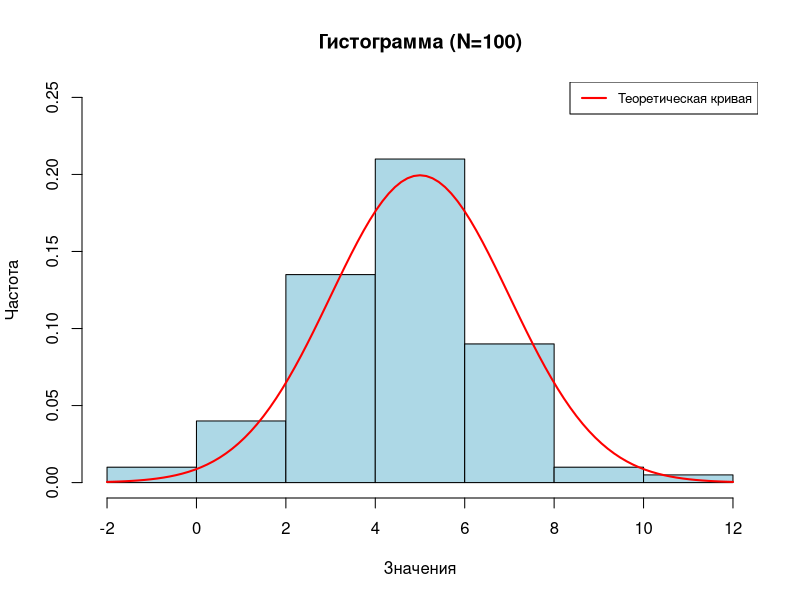
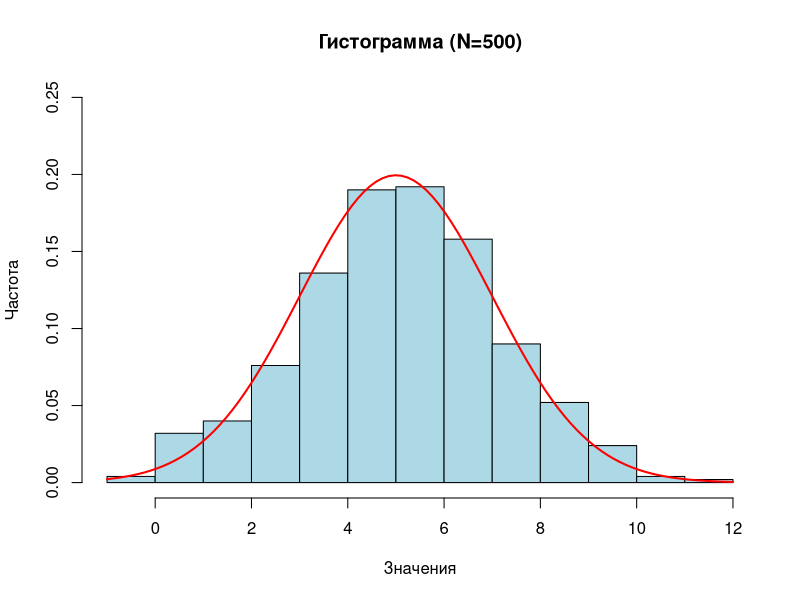
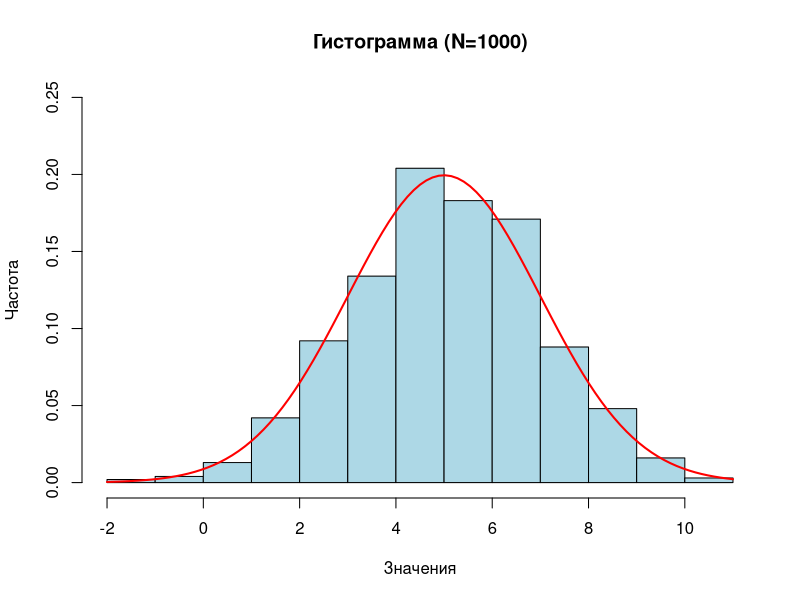
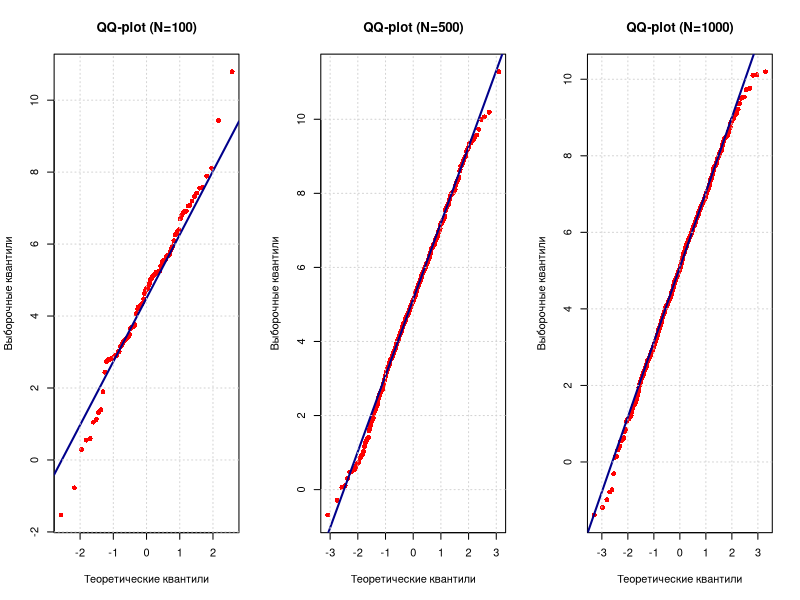
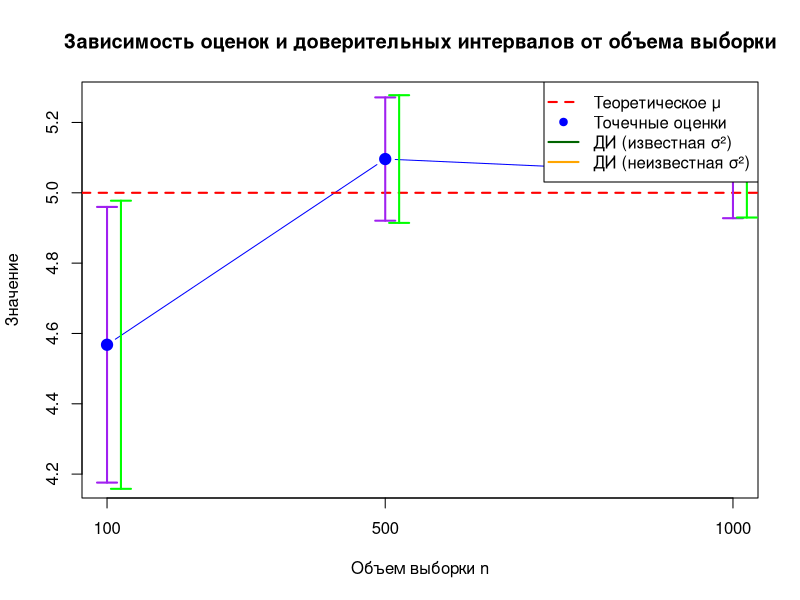

Source code (R) for these figures, in order:
#параметры для распределения

mu <- 5        # математическое ожидание
sigma <- 2     # стандартное отклонение
sigma_sq <- sigma^2  # дисперсия

#объем 
n1 <- 100
n2 <- 500
n3 <- 1000
alpha <- 0.05  # уровень значимости


cat("Нормальное распределение\n", "Теоретические параметры:\n",
  sprintf("Математическое ожидание μ = %f\n", mu),
  sprintf("Дисперсия σ² = %f\n", sigma_sq),
  sprintf("СКО σ = %f\n", sigma))


#выборки
norm_100 <- rnorm(n1, mean = mu, sd = sigma)
norm_500 <- rnorm(n2, mean = mu, sd = sigma)
norm_1000 <- rnorm(n3, mean = mu, sd = sigma)


sprintf("Объем выборки N = %d", n1)
norm_100

sprintf("Объем выборки N = %d", n2)
norm_500

sprintf("Объем выборки N = %d", n3)
norm_1000


#2
#графики и гистограммы
hist(norm_100, 
     main = sprintf("Гистограмма (N=%d)", n1),
     xlab = "Значения", 
     ylab = "Частота",
     col = "lightblue",
     border = "black",
     freq = FALSE,
     ylim = c(0, 0.25))
curve(dnorm(x, mean = mu, sd = sigma), 
      add = TRUE, 
      col = "red", 
      lwd = 2)
legend("topright", 
       legend = c("Теоретическая кривая"),
       col = c("red"),
       lty = 1,
       lwd = 2,
       cex = 0.8)

hist(norm_500, 
     main = sprintf("Гистограмма (N=%d)", n2),
     xlab = "Значения", 
     ylab = "Частота",
     col = "lightblue",
     border = "black",
     freq = FALSE,
     ylim = c(0, 0.25))
curve(dnorm(x, mean = mu, sd = sigma), 
      add = TRUE, 
      col = "red", 
      lwd = 2)

hist(norm_1000, 
     main = sprintf("Гистограмма (N=%d)", n3),
     xlab = "Значения", 
     ylab = "Частота",
     col = "lightblue",
     border = "black",
     freq = FALSE,
     ylim = c(0, 0.25))
curve(dnorm(x, mean = mu, sd = sigma), 
      add = TRUE, 
      col = "red", 
      lwd = 2)


par(mfrow = c(1, 3))

qqnorm(norm_100, 
       main = sprintf("QQ-plot (N=%d)", n1),
       col = "red",
       pch = 16,
       xlab = "Теоретические квантили",
       ylab = "Выборочные квантили")
qqline(norm_100, col = "darkblue", lwd = 2)
grid()

qqnorm(norm_500, 
       main = sprintf("QQ-plot (N=%d)", n2),
       col = "red",
       pch = 16,
       xlab = "Теоретические квантили",
       ylab = "Выборочные квантили")
qqline(norm_500, col = "darkblue", lwd = 2)
grid()

qqnorm(norm_1000, 
       main = sprintf("QQ-plot (N=%d)", n3),
       col = "red",
       pch = 16,
       xlab = "Теоретические квантили",
       ylab = "Выборочные квантили")
qqline(norm_1000, col = "darkblue", lwd = 2)
grid()


#3
#Оценки числовых характеристик

mean_100 <- mean(norm_100)
disp_100 <- var(norm_100)
sko_100 <- sd(norm_100)

sprintf("Выборка N = %d", n1)
sprintf("Выборочное среднее = %f", mean_100)
sprintf("Выборочная дисперсия = %f", disp_100)
sprintf("Выборочное СКО = %f", sko_100)

mean_500 <- mean(norm_500)
disp_500 <- var(norm_500)
sko_500 <- sd(norm_500)

sprintf("Выборка N = %d", n2)
sprintf("Выборочное среднее = %f", mean_500)
sprintf("Выборочная дисперсия = %f", disp_500)
sprintf("Выборочное СКО = %f", sko_500)

mean_1000 <- mean(norm_1000)
disp_1000 <- var(norm_1000)
sko_1000 <- sd(norm_1000)

sprintf("Выборка N = %d", n3)
sprintf("Выборочное среднее = %f", mean_1000)
sprintf("Выборочная дисперсия = %f", disp_1000)
sprintf("Выборочное СКО = %f", sko_1000)



cat("Выборка N = 100\n", sprintf("Математическое ожидание:\n"), sprintf("  теоретическое - %f\n", mu),
    sprintf("  выборочное - %f\n", mean_100), sprintf("  разница - %f\n", abs(mu - mean_100)),
    sprintf("  относительная ошибка - %f%%\n", (abs(mu - mean_100) / mu) * 100))

cat(sprintf("\nДисперсия:\n"), sprintf("  теоретическая - %f\n", sigma_sq), sprintf("  выборочная - %f\n", disp_100),
    sprintf("  разница - %f\n", abs(sigma_sq - disp_100)),
    sprintf("  относительная ошибка - %f%%\n", (abs(sigma_sq - disp_100) / sigma_sq) * 100))

cat("\nВыборка N = 500\n", sprintf("Математическое ожидание:\n"), sprintf("  теоретическое - %f\n", mu),
    sprintf("  выборочное - %f\n", mean_500), sprintf("  разница - %f\n", abs(mu - mean_500)),
    sprintf("  относительная ошибка - %f%%\n", (abs(mu - mean_500) / mu) * 100))

cat(sprintf("\nДисперсия:\n"), sprintf("  теоретическая - %f\n", sigma_sq), sprintf("  выборочная - %f\n", disp_500),
    sprintf("  разница - %f\n", abs(sigma_sq - disp_500)),
    sprintf("  относительная ошибка - %f%%\n", (abs(sigma_sq - disp_500) / sigma_sq) * 100))

cat("\nВыборка N = 1000\n", sprintf("Математическое ожидание:\n"), sprintf("  теоретическое - %f\n", mu),
    sprintf("  выборочное - %f\n", mean_1000), sprintf("  разница - %f\n", abs(mu - mean_1000)),
    sprintf("  относительная ошибка - %f%%\n", (abs(mu - mean_1000) / mu) * 100))

cat(sprintf("\nДисперсия:\n"), sprintf("  теоретическая - %f\n", sigma_sq), sprintf("  выборочная - %f\n", disp_1000),
    sprintf("  разница - %f\n", abs(sigma_sq - disp_1000)), 
    sprintf("  относительная ошибка - %f%%\n", (abs(sigma_sq - disp_1000) / sigma_sq) * 100))





#4
#доверительные интервалы

z_crit <- qnorm(1 - alpha/2)

# Для N=100
se_known_100 <- sigma / sqrt(n1)
ci_known_left_100 <- mean_100 - z_crit * se_known_100
ci_known_right_100 <- mean_100 + z_crit * se_known_100

cat(sprintf("Выборка N = %d\n", n1), 
    sprintf("Доверительный интервал: [%f, %f]\n", ci_known_left_100, ci_known_right_100),
    sprintf("Длина интервала: %f\n", ci_known_right_100 - ci_known_left_100),
    sprintf("%s\n", ifelse(mu >= ci_known_left_100 & mu <= ci_known_right_100, "μ=5 попадает в интервал", "μ=5 не попадает в интервал")))

# Для N=500
se_known_500 <- sigma / sqrt(n2)
ci_known_left_500 <- mean_500 - z_crit * se_known_500
ci_known_right_500 <- mean_500 + z_crit * se_known_500

cat(sprintf("Выборка N = %d\n", n2), 
    sprintf("Доверительный интервал: [%f, %f]\n", ci_known_left_500, ci_known_right_500),
    sprintf("Длина интервала: %f\n", ci_known_right_500 - ci_known_left_500),
    sprintf("%s\n", ifelse(mu >= ci_known_left_500 & mu <= ci_known_right_500, "μ=5 попадает в интервал", "μ=5 не попадает в интервал")))

# Для N=1000
se_known_1000 <- sigma / sqrt(n3)
ci_known_left_1000 <- mean_1000 - z_crit * se_known_1000
ci_known_right_1000 <- mean_1000 + z_crit * se_known_1000

cat(sprintf("Выборка N = %d\n", n3),
    sprintf("Доверительный интервал: [%f, %f]\n", ci_known_left_1000, ci_known_right_1000),
    sprintf("Длина интервала: %f\n", ci_known_right_1000 - ci_known_left_1000),
    sprintf("%s\n", ifelse(mu >= ci_known_left_1000 & mu <= ci_known_right_1000, "μ=5 попадает в интервал", "μ=5 не попадает в интервал")))



# 5. Доверительные интервалы при неизвестной дисперсии
# Для N=100
t_crit_100 <- qt(1 - alpha/2, df = n1-1)
se_unknown_100 <- sko_100 / sqrt(n1)
ci_unknown_left_100 <- mean_100 - t_crit_100 * se_unknown_100
ci_unknown_right_100 <- mean_100 + t_crit_100 * se_unknown_100

cat(sprintf("Выборка N = %d\n", n1), sprintf("Доверительный интервал: [%f, %f]\n", ci_unknown_left_100, ci_unknown_right_100),
    sprintf("Длина интервала: %f\n", ci_unknown_right_100 - ci_unknown_left_100),
    sprintf("%s\n", ifelse(mu >= ci_unknown_left_100 & mu <= ci_unknown_right_100, "μ=5 попадает в интервал", "μ=5 не попадает в интервал")))

# Для N=500
t_crit_500 <- qt(1 - alpha/2, df = n2-1)
se_unknown_500 <- sko_500 / sqrt(n2)
ci_unknown_left_500 <- mean_500 - t_crit_500 * se_unknown_500
ci_unknown_right_500 <- mean_500 + t_crit_500 * se_unknown_500

cat(sprintf("Выборка N = %d\n", n2), sprintf("Доверительный интервал: [%f, %f]\n", ci_unknown_left_500, ci_unknown_right_500),
    sprintf("Длина интервала: %f\n", ci_unknown_right_500 - ci_unknown_left_500),
    sprintf("%s\n", ifelse(mu >= ci_unknown_left_500 & mu <= ci_unknown_right_500, "μ=5 попадает в интервал", "μ=5 не попадает в интервал")))

# Для N=1000
t_crit_1000 <- qt(1 - alpha/2, df = n3-1)
se_unknown_1000 <- sko_1000 / sqrt(n3)
ci_unknown_left_1000 <- mean_1000 - t_crit_1000 * se_unknown_1000
ci_unknown_right_1000 <- mean_1000 + t_crit_1000 * se_unknown_1000

cat(sprintf("Выборка N = %d\n", n3), sprintf("Доверительный интервал: [%f, %f]\n", ci_unknown_left_1000, ci_unknown_right_1000),
    sprintf("Длина интервала: %f\n", ci_unknown_right_1000 - ci_unknown_left_1000),
    sprintf("%s\n", ifelse(mu >= ci_unknown_left_1000 & mu <= ci_unknown_right_1000, "μ=5 попадает в интервал", "μ=5 не попадает в интервал")))


# Сравнение интервалов
cat("сравнение доверительных интервалов\n")

cat("\nВыборка N = 100\n",
    sprintf("Длина (известная дисперсия): %f\n", ci_known_right_100 - ci_known_left_100),
    sprintf("Длина (неизвестная дисперсия): %f\n", ci_unknown_right_100 - ci_unknown_left_100))

cat("\nВыборка N = 500\n",
    sprintf("Длина (известная дисперсия): %f\n", ci_known_right_500 - ci_known_left_500),
    sprintf("Длина (неизвестная дисперсия): %f\n", ci_unknown_right_500 - ci_unknown_left_500))

cat("\nВыборка N = 1000\n",
    sprintf("Длина (известная дисперсия): %f\n", ci_known_right_1000 - ci_known_left_1000),
    sprintf("Длина (неизвестная дисперсия): %f\n", ci_unknown_right_1000 - ci_unknown_left_1000))

# 6. График зависимости от объема выборки
cat("6 графики зависимости от объема выборки\n")

par(mfrow = c(1, 1))

# Создаем векторы для графика
n_vals <- c(n1, n2, n3)
mean_vals <- c(mean_100, mean_500, mean_1000)
ci_known_left <- c(ci_known_left_100, ci_known_left_500, ci_known_left_1000)
ci_known_right <- c(ci_known_right_100, ci_known_right_500, ci_known_right_1000)
ci_unknown_left <- c(ci_unknown_left_100, ci_unknown_left_500, ci_unknown_left_1000)
ci_unknown_right <- c(ci_unknown_right_100, ci_unknown_right_500, ci_unknown_right_1000)

# Построение графика
plot(n_vals, mean_vals, 
     type = "b", 
     pch = 19, 
     col = "blue",
     xlab = "Объем выборки n",
     ylab = "Значение",
     main = "Зависимость оценок и доверительных интервалов от объема выборки",
     ylim = range(c(ci_known_left, ci_known_right, mu)),
     xaxt = "n")
axis(1, at = n_vals, labels = n_vals)

# Горизонтальная линия теоретического среднего
abline(h = mu, col = "red", lwd = 2, lty = 2)

# Доверительные интервалы (известная дисперсия)
arrows(n_vals, ci_known_left, 
       n_vals, ci_known_right, 
       angle = 90, 
       code = 3, 
       length = 0.1, 
       col = "purple", 
       lwd = 2)

# Доверительные интервалы (неизвестная дисперсия)
arrows(n_vals + 20, ci_unknown_left, 
       n_vals + 20, ci_unknown_right, 
       angle = 90, 
       code = 3, 
       length = 0.1, 
       col = "green", 
       lwd = 2)

# Точки оценок
points(n_vals, mean_vals, pch = 19, col = "blue", cex = 1.5)

# Легенда
legend("topright",
       legend = c("Теоретическое μ", 
                  "Точечные оценки",
                  "ДИ (известная σ²)",
                  "ДИ (неизвестная σ²)"),
       col = c("red", "blue", "darkgreen", "orange"),
       lty = c(2, NA, 1, 1),
       lwd = c(2, NA, 2, 2),
       pch = c(NA, 19, NA, NA))
